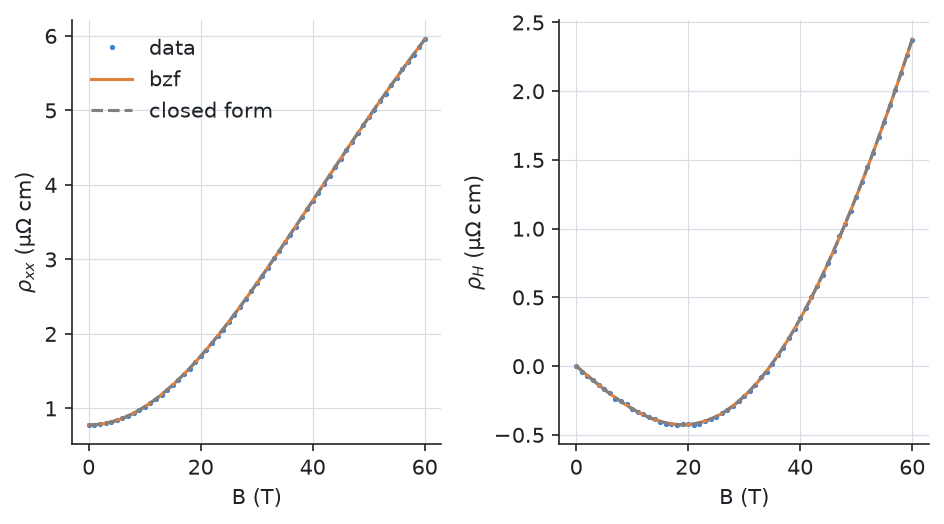

Write the Python code that produced this figure.
# --8<-- [start:example]
import numpy as np
import pandas as pd
from scipy.optimize import least_squares
from quantalyze.beta import boltzmann as bz
from quantalyze.beta import boltzmann_fitting as bzf
from quantalyze.core.constants import ELECTRON_MASS, ELEMENTARY_CHARGE as e

d = 1e-9                                             # layer spacing (m)
m_e, m_h = ELECTRON_MASS, 2 * ELECTRON_MASS          # band masses (held fixed)
truth = {"k_e": 6e9, "k_h": 8e9, "gamma_e": 2e12, "gamma_h": 3e12}  # k_F (m⁻¹), 1/τ (s⁻¹)


def drude(field, k_e, k_h, gamma_e, gamma_h):
    """The closed-form two-band Drude model: ρ_xx and ρ_H = σ_xy/(σ_xx² + σ_xy²)."""
    sigma_xx = sigma_xy = 0
    for k, m, gamma, q in ((k_e, m_e, gamma_e, -e), (k_h, m_h, gamma_h, e)):
        n = k**2 / (2 * np.pi * d)                   # carriers per m³, g_s = 2
        beta = q * field / (m * gamma)               # signed ω_cτ
        sigma_xx = sigma_xx + n * e**2 / (m * gamma) / (1 + beta**2)
        sigma_xy = sigma_xy + n * e**2 / (m * gamma) * beta / (1 + beta**2)
    return sigma_xx / (sigma_xx**2 + sigma_xy**2), sigma_xy / (sigma_xx**2 + sigma_xy**2)


# Noisy data made from the closed form, so the solver plays no part in making it.
field = np.linspace(0, 60, 61)
rho_xx, rho_h = drude(field, **truth)
rng = np.random.default_rng(1)
data = pd.DataFrame({"field": field, "resistivity_error": 2e-3 * rho_xx,
                     "hall_resistivity_error": 2e-3 * np.abs(rho_h).max()})
data["resistivity"] = rho_xx + data["resistivity_error"] * rng.standard_normal(field.size)
data["hall_resistivity"] = rho_h + data["hall_resistivity_error"] * rng.standard_normal(field.size)
p0 = {"k_e": 5e9, "k_h": 9e9, "gamma_e": 1e12, "gamma_h": 1e12}

# 1. bzf: two circular pockets, one relaxation time each, solved by the Boltzmann code.
def pockets(k_e, k_h):
    return [bz.generators.circle(512, k_fermi=k_e, mass=m_e, tau=1.0),
            bz.generators.circle(512, k_fermi=k_h, mass=m_h, tau=1.0, carrier="hole")]


errors = dict(resistivity_error="resistivity_error", hall_resistivity_error="hall_resistivity_error")
fits = {extrapolate: bzf.fit_transport(data, pockets, rate=[lambda gamma_e: gamma_e, lambda gamma_h: gamma_h],
                                       p0=p0, layer_spacing=d, extrapolate=extrapolate, **errors)
        for extrapolate in (False, True)}

# 2. The closed form, fitted with plain scipy: no code in common with the solver.
names = list(p0)
scale = np.array([p0[n] for n in names])


def residuals(x):
    model_xx, model_h = drude(field, *(x * scale))
    return np.concatenate([(model_xx - data["resistivity"]) / data["resistivity_error"],
                           (model_h - data["hall_resistivity"]) / data["hall_resistivity_error"]])


reference = least_squares(residuals, np.ones(len(names)))
covariance = np.linalg.inv(reference.jac.T @ reference.jac) * np.outer(scale, scale)
reference_values = dict(zip(names, reference.x * scale))
reference_errors = dict(zip(names, np.sqrt(np.diag(covariance))))

print("            closed form           |bzf − closed form| / σ   bzf σ / closed-form σ")
print("                                   N=512    extrapolated")
for n in names:
    shifts = [abs(fits[x][n] - reference_values[n]) / reference_errors[n] for x in (False, True)]
    print(f"{n:8s} {reference_values[n]:.4e} ± {reference_errors[n]:.1e}   {shifts[0]:.3f}    {shifts[1]:.4f}"
          f"         {fits[True].errors[n] / reference_errors[n]:.4f}")
# --8<-- [end:example]

import matplotlib.pyplot as plt

curve = fits[True].evaluate(np.linspace(0, 60, 121))
closed_xx, closed_h = drude(curve["field"].to_numpy(), **reference_values)
fig, (left, right) = plt.subplots(1, 2)
left.plot(field, data["resistivity"] * 1e8, ".", ms=3, label="data")
left.plot(curve["field"], curve["resistivity"] * 1e8, label="bzf")
left.plot(curve["field"], closed_xx * 1e8, "--", color="0.5", label="closed form")
left.set(xlabel="B (T)", ylabel=r"$\rho_{xx}$ (μΩ cm)")
right.plot(field, data["hall_resistivity"] * 1e8, ".", ms=3)
right.plot(curve["field"], curve["hall_resistivity"] * 1e8)
right.plot(curve["field"], closed_h * 1e8, "--", color="0.5")
right.set(xlabel="B (T)", ylabel=r"$\rho_H$ (μΩ cm)")
left.legend()
fig.tight_layout()
